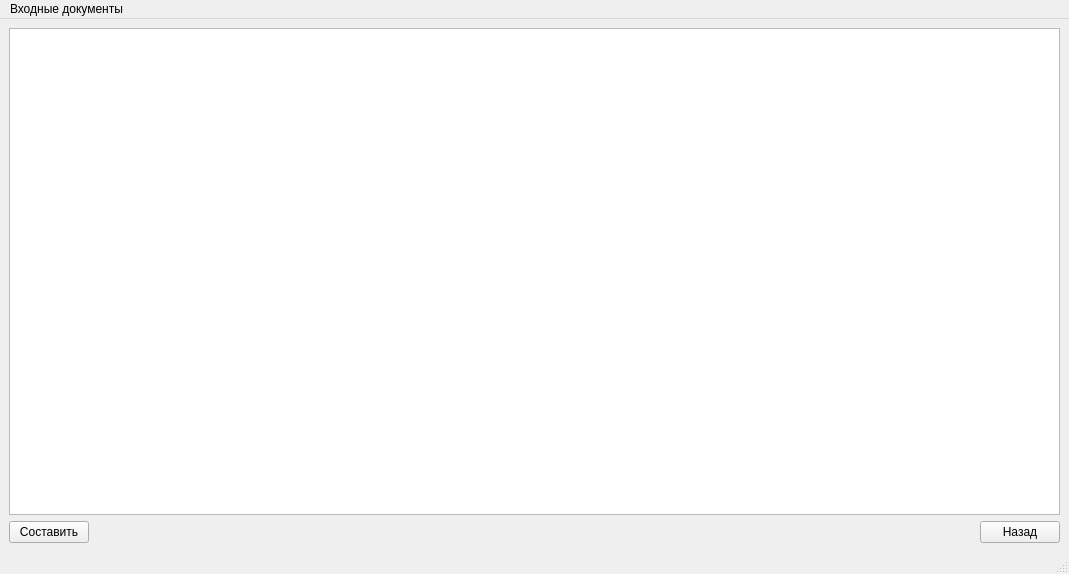
<?xml version="1.0" encoding="UTF-8"?>
<ui version="4.0">
 <class>Z3</class>
 <widget class="QMainWindow" name="Z3">
  <property name="geometry">
   <rect>
    <x>0</x>
    <y>0</y>
    <width>1069</width>
    <height>574</height>
   </rect>
  </property>
  <property name="font">
   <font>
    <pointsize>9</pointsize>
   </font>
  </property>
  <property name="windowTitle">
   <string>График поставки сырья на месяц</string>
  </property>
  <widget class="QWidget" name="centralwidget">
   <layout class="QHBoxLayout" name="horizontalLayout_2">
    <item>
     <layout class="QVBoxLayout" name="verticalLayout_2">
      <item>
       <layout class="QVBoxLayout" name="verticalLayout">
        <item>
         <widget class="QTableView" name="tableView">
          <attribute name="verticalHeaderVisible">
           <bool>false</bool>
          </attribute>
         </widget>
        </item>
       </layout>
      </item>
      <item>
       <layout class="QHBoxLayout" name="horizontalLayout">
        <item>
         <widget class="QPushButton" name="pushButton_2">
          <property name="text">
           <string>Составить</string>
          </property>
         </widget>
        </item>
        <item>
         <spacer name="horizontalSpacer">
          <property name="orientation">
           <enum>Qt::Horizontal</enum>
          </property>
          <property name="sizeHint" stdset="0">
           <size>
            <width>40</width>
            <height>20</height>
           </size>
          </property>
         </spacer>
        </item>
        <item>
         <widget class="QPushButton" name="pushButton">
          <property name="text">
           <string>Назад</string>
          </property>
         </widget>
        </item>
       </layout>
      </item>
     </layout>
    </item>
   </layout>
  </widget>
  <widget class="QMenuBar" name="menubar">
   <property name="geometry">
    <rect>
     <x>0</x>
     <y>0</y>
     <width>1069</width>
     <height>25</height>
    </rect>
   </property>
   <property name="font">
    <font>
     <pointsize>9</pointsize>
    </font>
   </property>
   <widget class="QMenu" name="menu">
    <property name="font">
     <font>
      <pointsize>9</pointsize>
     </font>
    </property>
    <property name="title">
     <string>Входные документы</string>
    </property>
    <addaction name="action"/>
    <addaction name="action_2"/>
    <addaction name="action_3"/>
   </widget>
   <addaction name="menu"/>
  </widget>
  <widget class="QStatusBar" name="statusbar">
   <property name="font">
    <font>
     <pointsize>9</pointsize>
    </font>
   </property>
  </widget>
  <action name="action">
   <property name="text">
    <string>Реестр поставщиков</string>
   </property>
  </action>
  <action name="action_2">
   <property name="text">
    <string>Реестр цен на сырье у поставщиков</string>
   </property>
  </action>
  <action name="action_3">
   <property name="text">
    <string>Ведомость распределения закупаемого сырья между поставщиками</string>
   </property>
  </action>
 </widget>
 <resources/>
 <connections/>
</ui>
